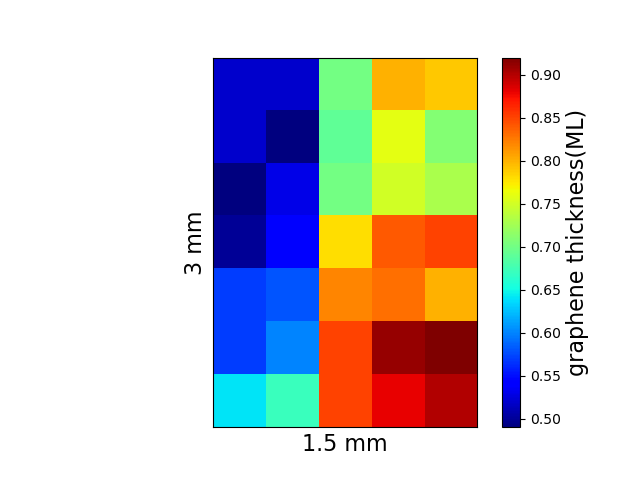

This chart was generated by the following Python code:
import numpy as np 
import matplotlib.pyplot as plt



#75 batch S0
G=np.array([[0.52, 0.52, 0.70, 0.80, 0.79],
[0.52, 0.49, 0.69, 0.76, 0.71],
[0.49, 0.53, 0.70, 0.75, 0.73],
[0.50, 0.54, 0.78, 0.84, 0.85],
[0.57, 0.58, 0.82, 0.83, 0.80],
[0.57, 0.60, 0.85, 0.91, 0.92],
[0.64, 0.67, 0.85, 0.88, 0.90]])

plt.imshow(G, cmap=plt.cm.jet)
cbar=plt.colorbar()
cbar.ax.set_ylabel('graphene thickness(ML)', fontsize=16)
plt.xticks([])
plt.xlabel("1.5 mm", fontsize=16) 
plt.yticks([])
plt.ylabel("3 mm", fontsize=16) 
plt.show()
